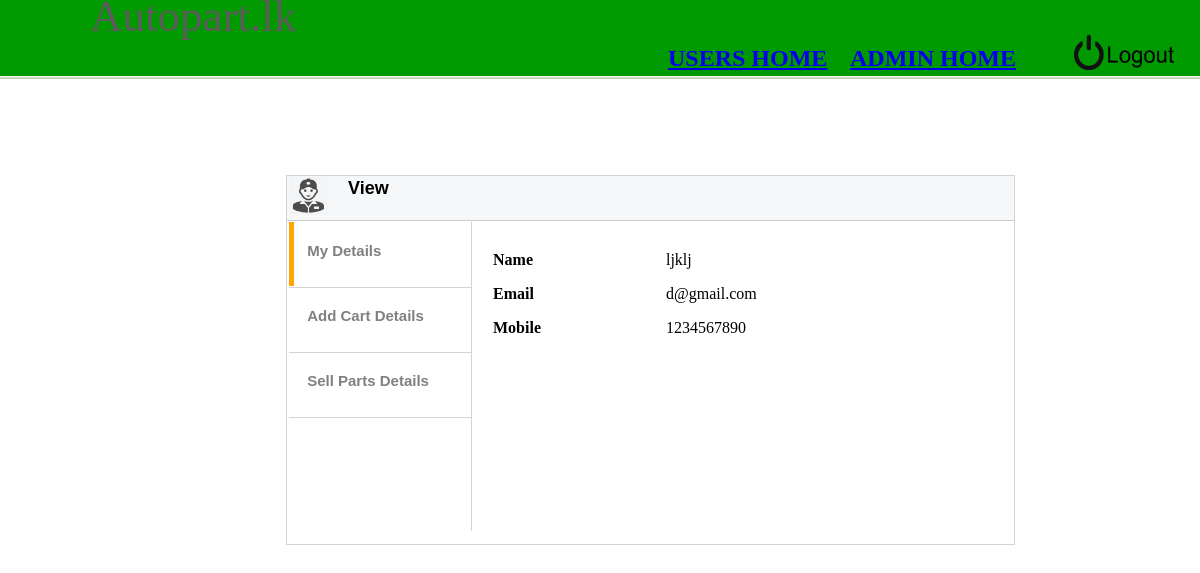
/admin/profile.php?user=8 (signed in), run on the app's committed database.
### tables this page shows
CREATE TABLE IF NOT EXISTS `user` (
  `userID` int(11) NOT NULL AUTO_INCREMENT,
  `username` varchar(50) NOT NULL,
  `password` varchar(50) NOT NULL,
  `email` varchar(60) NOT NULL,
  `mobilenumber` varchar(20) NOT NULL,
  `usertype` varchar(10) DEFAULT NULL,
  PRIMARY KEY (`userID`),
  UNIQUE KEY `username` (`username`,`email`,`mobilenumber`)
);

### admin/profile.php (the view, shortened to what this page needs)
<head>
<link rel="stylesheet" type="text/css" href="css/profilenew.css">
<?php
	include "header.php";
	$id=$_GET['user'];
	include "../database/dbconnect.php";
    $sql = "SELECT * FROM user where userID='$id'";
    $result = mysqli_query($conn,$sql);
    $rws0 = mysqli_fetch_array($result);
	$username=$rws0['username'];
	$mobile=$rws0['mobilenumber'];
	$email=$rws0['email'];
?>
</head>
<body>
<div class="main">
<div id="spProfEditContainer">
<div id="apDivProfBox">
  <div id="apDivProfAbout">
		<div id="apDivIcon"><img src="../images/face.png" width="40" height="39" alt="icon" /></div>
		<div id="apDivAbout">View</div>
      </div>
  <div id="apDivTopicList">
		<a href="#">
		<div id="apDivTopic0">
			<div id="apDivBar0"> </div>
		  <div id="apDivTag0" onclick = "selectFunction(0);">My Details</div>
		</div>
    	</a>
		<a href="#">
		<div id="apDivTopic1" style= "top:65px">
		  <div id="apDivBar1" ></div>
		  <div id="apDivTag1" onclick = "selectFunction(1)">Add Cart Details</div>
		</div>
        </a>
        <a href="#">
		<div id="apDivTopic2" style= "top:130px">
		  <div id="apDivBar2" ></div>
		  <div id="apDivTag2" onclick = "selectFunction(2)">Sell Parts Details</div>
		</div>
        </a>
  </div>
 <div id="apDivOptionBox0">
<table width="500" border="0" align="left" >
 <tr>
<td><table width="100%" border="0" align="center">
<tr><td></td></tr>
<tr><td></td></tr>
<tr><td></td></tr>
<tr>
<td><strong>Name</strong></td>
<td><?php echo $username;?></td>
</tr>
<tr><td height="10"></td></tr>
<tr>
<td ><strong>Email</strong></td>
<td ><?php echo $email;?></td>
</tr>
<tr><td height="10"></td></tr>
<tr>
<td ><strong>Mobile</strong></td>
<td ><?php echo $mobile?></td>
</tr>
</table>
</td>
</tr>
</table>
  </div>
</div>
</div>
</div>
</body>
</html>

### admin/css/profilenew.css (style rules this page uses)
#apDivProfBox { position: absolute; left: 100px; top: 75px; width: 727px; height: 368px; z-index: 1; border-top-width: thin; border-right-width: thin; border-bottom-width: thin; border-left-width: thin; border-top-style: solid; border-right-style: solid; border-bottom-style: solid; border-left-style: solid; border-top-color: rgba(212,212,212,1); border-right-color: rgba(212,212,212,1); border-bottom-color: rgba(212,212,212,1); border-left-color: rgba(212,212,212,1); visibility: visible; }
#spProfEditContainer { position: relative; }
#apDivProfAbout { position: absolute; left: 0px; top: 0px; width: 100%; height: 44px; z-index: 5; background-color: #f6f7f9; border-bottom-width: thin; border-bottom-style: solid; border-bottom-color: rgba(204,204,204,1); }
#apDivIcon { position: absolute; left: 2px; top: 0px; width: 44px; height: 43px; z-index: 3; }
#apDivAbout { position: absolute; left: 61px; top: 2px; width: 130px; height: 38px; z-index: 1; font-family: "Arial Black", Gadget, sans-serif; font-size: 18px; font-weight: bold; color: rgba(0,0,0,1); }
#apDivTopicList { position: absolute; left: 2px; top: 46px; width: 25%; z-index: 4; bottom: 0px; border-right: thin solid rgba(212,212,212,1); height: 309px; }
#apDivTopic0,#apDivTopic1,#apDivTopic2,#apDivTopic3 { position: absolute; left: 0px; top: 0px; width: 100%; height: 65px; z-index: 5; border-bottom: thin solid rgba(212,212,212,1); }
#apDivBar0,#apDivBar1,#apDivBar2,#apDivBar3 { position: absolute; left: 0px; top: 0px; width: 3%; height: 98%; z-index: 2; }
#apDivTag0 ,#apDivTag1,#apDivTag2 ,#apDivTag3 { position: relative; left: 10%; top: 0px; width: 90%; padding-top: 20px; height: 100%; bottom :0px; z-index: 2; font-family: Arial, Helvetica, sans-serif; font-size: 15px; font-weight: bold; color :grey; }
#apDivBar0 { background-color :orange; }
#apDivOptionBox1,#apDivOptionBox2, #apDivOptionBox0, #apDivOptionBox3 { position: absolute; left: 220px; top: 57px; width: 474px; height: 302px; z-index: 3; visibility : visible; box-sizing: border-box; }
#apDivOptionBox0 { box-sizing: border-box; left: 200px; z-index: 3; z-index: 4; visibility : visible; position: absolute; width: 540px; }

### admin/profile.php (style rules this page uses)
.main { position: absolute; width: 1081px; height: 823px; top: 100px; left: 186px; }

### data on the page
user: username "ljklj", email "d@gmail.com", mobilenumber "1234567890"
